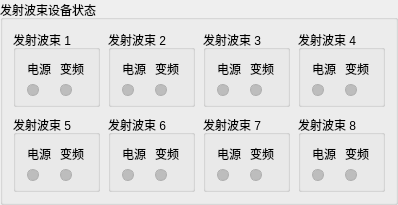
             <widget class="QGroupBox" name="gbTxBeamDeviceStatusPanel">
              <property name="title">
               <string>发射波束设备状态</string>
              </property>
              <layout class="QGridLayout" name="layoutTxBeamDeviceGrid">
               <property name="leftMargin">
                <number>10</number>
               </property>
               <property name="topMargin">
                <number>10</number>
               </property>
               <property name="rightMargin">
                <number>10</number>
               </property>
               <property name="bottomMargin">
                <number>10</number>
               </property>
               <property name="spacing">
                <number>8</number>
               </property>
               <item row="0" column="0">
                <widget class="QGroupBox" name="gbTxBeamDevice1">
                 <property name="title">
                  <string>发射波束 1</string>
                 </property>
                 <layout class="QGridLayout" name="layoutTxBeamDevice1">
                  <property name="leftMargin">
                   <number>8</number>
                  </property>
                  <property name="topMargin">
                   <number>10</number>
                  </property>
                  <property name="rightMargin">
                   <number>8</number>
                  </property>
                  <property name="bottomMargin">
                   <number>8</number>
                  </property>
                  <property name="spacing">
                   <number>6</number>
                  </property>
                  <item row="0" column="0">
                   <widget class="QLabel" name="lblTxBeam1Power">
                    <property name="text">
                     <string>电源</string>
                    </property>
                    <property name="alignment">
                     <set>Qt::AlignCenter</set>
                    </property>
                   </widget>
                  </item>
                  <item row="1" column="0">
                   <widget class="QLabel" name="ledTxBeam1Power">
                    <property name="minimumSize">
                     <size>
                      <width>12</width>
                      <height>12</height>
                     </size>
                    </property>
                    <property name="maximumSize">
                     <size>
                      <width>12</width>
                      <height>12</height>
                     </size>
                    </property>
                    <property name="styleSheet">
                     <string notr="true">background:#BDBDBD;border:1px solid #AFAFAF;border-radius:6px;</string>
                    </property>
                    <property name="text">
                     <string/>
                    </property>
                   </widget>
                  </item>
                  <item row="0" column="1">
                   <widget class="QLabel" name="lblTxBeam1Converter">
                    <property name="text">
                     <string>变频</string>
                    </property>
                    <property name="alignment">
                     <set>Qt::AlignCenter</set>
                    </property>
                   </widget>
                  </item>
                  <item row="1" column="1">
                   <widget class="QLabel" name="ledTxBeam1Converter">
                    <property name="minimumSize">
                     <size>
                      <width>12</width>
                      <height>12</height>
                     </size>
                    </property>
                    <property name="maximumSize">
                     <size>
                      <width>12</width>
                      <height>12</height>
                     </size>
                    </property>
                    <property name="styleSheet">
                     <string notr="true">background:#BDBDBD;border:1px solid #AFAFAF;border-radius:6px;</string>
                    </property>
                    <property name="text">
                     <string/>
                    </property>
                   </widget>
                  </item>
                 </layout>
                </widget>
               </item>
               <item row="0" column="1">
                <widget class="QGroupBox" name="gbTxBeamDevice2">
                 <property name="title">
                  <string>发射波束 2</string>
                 </property>
                 <layout class="QGridLayout" name="layoutTxBeamDevice2">
                  <property name="leftMargin">
                   <number>8</number>
                  </property>
                  <property name="topMargin">
                   <number>10</number>
                  </property>
                  <property name="rightMargin">
                   <number>8</number>
                  </property>
                  <property name="bottomMargin">
                   <number>8</number>
                  </property>
                  <property name="spacing">
                   <number>6</number>
                  </property>
                  <item row="0" column="0">
                   <widget class="QLabel" name="lblTxBeam2Power">
                    <property name="text">
                     <string>电源</string>
                    </property>
                    <property name="alignment">
                     <set>Qt::AlignCenter</set>
                    </property>
                   </widget>
                  </item>
                  <item row="1" column="0">
                   <widget class="QLabel" name="ledTxBeam2Power">
                    <property name="minimumSize">
                     <size>
                      <width>12</width>
                      <height>12</height>
                     </size>
                    </property>
                    <property name="maximumSize">
                     <size>
                      <width>12</width>
                      <height>12</height>
                     </size>
                    </property>
                    <property name="styleSheet">
                     <string notr="true">background:#BDBDBD;border:1px solid #AFAFAF;border-radius:6px;</string>
                    </property>
                    <property name="text">
                     <string/>
                    </property>
                   </widget>
                  </item>
                  <item row="0" column="1">
                   <widget class="QLabel" name="lblTxBeam2Converter">
                    <property name="text">
                     <string>变频</string>
                    </property>
                    <property name="alignment">
                     <set>Qt::AlignCenter</set>
                    </property>
                   </widget>
                  </item>
                  <item row="1" column="1">
                   <widget class="QLabel" name="ledTxBeam2Converter">
                    <property name="minimumSize">
                     <size>
                      <width>12</width>
                      <height>12</height>
                     </size>
                    </property>
                    <property name="maximumSize">
                     <size>
                      <width>12</width>
                      <height>12</height>
                     </size>
                    </property>
                    <property name="styleSheet">
                     <string notr="true">background:#BDBDBD;border:1px solid #AFAFAF;border-radius:6px;</string>
                    </property>
                    <property name="text">
                     <string/>
                    </property>
                   </widget>
                  </item>
                 </layout>
                </widget>
               </item>
               <item row="0" column="2">
                <widget class="QGroupBox" name="gbTxBeamDevice3">
                 <property name="title">
                  <string>发射波束 3</string>
                 </property>
                 <layout class="QGridLayout" name="layoutTxBeamDevice3">
                  <property name="leftMargin">
                   <number>8</number>
                  </property>
                  <property name="topMargin">
                   <number>10</number>
                  </property>
                  <property name="rightMargin">
                   <number>8</number>
                  </property>
                  <property name="bottomMargin">
                   <number>8</number>
                  </property>
                  <property name="spacing">
                   <number>6</number>
                  </property>
                  <item row="0" column="0">
                   <widget class="QLabel" name="lblTxBeam3Power">
                    <property name="text">
                     <string>电源</string>
                    </property>
                    <property name="alignment">
                     <set>Qt::AlignCenter</set>
                    </property>
                   </widget>
                  </item>
                  <item row="1" column="0">
                   <widget class="QLabel" name="ledTxBeam3Power">
                    <property name="minimumSize">
                     <size>
                      <width>12</width>
                      <height>12</height>
                     </size>
                    </property>
                    <property name="maximumSize">
                     <size>
                      <width>12</width>
                      <height>12</height>
                     </size>
                    </property>
                    <property name="styleSheet">
                     <string notr="true">background:#BDBDBD;border:1px solid #AFAFAF;border-radius:6px;</string>
                    </property>
                    <property name="text">
                     <string/>
                    </property>
                   </widget>
                  </item>
                  <item row="0" column="1">
                   <widget class="QLabel" name="lblTxBeam3Converter">
                    <property name="text">
                     <string>变频</string>
                    </property>
                    <property name="alignment">
                     <set>Qt::AlignCenter</set>
                    </property>
                   </widget>
                  </item>
                  <item row="1" column="1">
                   <widget class="QLabel" name="ledTxBeam3Converter">
                    <property name="minimumSize">
                     <size>
                      <width>12</width>
                      <height>12</height>
                     </size>
                    </property>
                    <property name="maximumSize">
                     <size>
                      <width>12</width>
                      <height>12</height>
                     </size>
                    </property>
                    <property name="styleSheet">
                     <string notr="true">background:#BDBDBD;border:1px solid #AFAFAF;border-radius:6px;</string>
                    </property>
                    <property name="text">
                     <string/>
                    </property>
                   </widget>
                  </item>
                 </layout>
                </widget>
               </item>
               <item row="0" column="3">
                <widget class="QGroupBox" name="gbTxBeamDevice4">
                 <property name="title">
                  <string>发射波束 4</string>
                 </property>
                 <layout class="QGridLayout" name="layoutTxBeamDevice4">
                  <property name="leftMargin">
                   <number>8</number>
                  </property>
                  <property name="topMargin">
                   <number>10</number>
                  </property>
                  <property name="rightMargin">
                   <number>8</number>
                  </property>
                  <property name="bottomMargin">
                   <number>8</number>
                  </property>
                  <property name="spacing">
                   <number>6</number>
                  </property>
                  <item row="0" column="0">
                   <widget class="QLabel" name="lblTxBeam4Power">
                    <property name="text">
                     <string>电源</string>
                    </property>
                    <property name="alignment">
                     <set>Qt::AlignCenter</set>
                    </property>
                   </widget>
                  </item>
                  <item row="1" column="0">
                   <widget class="QLabel" name="ledTxBeam4Power">
                    <property name="minimumSize">
                     <size>
                      <width>12</width>
                      <height>12</height>
                     </size>
                    </property>
                    <property name="maximumSize">
                     <size>
                      <width>12</width>
                      <height>12</height>
                     </size>
                    </property>
                    <property name="styleSheet">
                     <string notr="true">background:#BDBDBD;border:1px solid #AFAFAF;border-radius:6px;</string>
                    </property>
                    <property name="text">
                     <string/>
                    </property>
                   </widget>
                  </item>
                  <item row="0" column="1">
                   <widget class="QLabel" name="lblTxBeam4Converter">
                    <property name="text">
                     <string>变频</string>
                    </property>
                    <property name="alignment">
                     <set>Qt::AlignCenter</set>
                    </property>
                   </widget>
                  </item>
                  <item row="1" column="1">
                   <widget class="QLabel" name="ledTxBeam4Converter">
                    <property name="minimumSize">
                     <size>
                      <width>12</width>
                      <height>12</height>
                     </size>
                    </property>
                    <property name="maximumSize">
                     <size>
                      <width>12</width>
                      <height>12</height>
                     </size>
                    </property>
                    <property name="styleSheet">
                     <string notr="true">background:#BDBDBD;border:1px solid #AFAFAF;border-radius:6px;</string>
                    </property>
                    <property name="text">
                     <string/>
                    </property>
                   </widget>
                  </item>
                 </layout>
                </widget>
               </item>
               <item row="1" column="0">
                <widget class="QGroupBox" name="gbTxBeamDevice5">
                 <property name="title">
                  <string>发射波束 5</string>
                 </property>
                 <layout class="QGridLayout" name="layoutTxBeamDevice5">
                  <property name="leftMargin">
                   <number>8</number>
                  </property>
                  <property name="topMargin">
                   <number>10</number>
                  </property>
                  <property name="rightMargin">
                   <number>8</number>
                  </property>
                  <property name="bottomMargin">
                   <number>8</number>
                  </property>
                  <property name="spacing">
                   <number>6</number>
                  </property>
                  <item row="0" column="0">
                   <widget class="QLabel" name="lblTxBeam5Power">
                    <property name="text">
                     <string>电源</string>
                    </property>
                    <property name="alignment">
                     <set>Qt::AlignCenter</set>
                    </property>
                   </widget>
                  </item>
                  <item row="1" column="0">
                   <widget class="QLabel" name="ledTxBeam5Power">
                    <property name="minimumSize">
                     <size>
                      <width>12</width>
                      <height>12</height>
                     </size>
                    </property>
                    <property name="maximumSize">
                     <size>
                      <width>12</width>
                      <height>12</height>
                     </size>
                    </property>
                    <property name="styleSheet">
                     <string notr="true">background:#BDBDBD;border:1px solid #AFAFAF;border-radius:6px;</string>
                    </property>
                    <property name="text">
                     <string/>
                    </property>
                   </widget>
                  </item>
                  <item row="0" column="1">
                   <widget class="QLabel" name="lblTxBeam5Converter">
                    <property name="text">
                     <string>变频</string>
                    </property>
                    <property name="alignment">
                     <set>Qt::AlignCenter</set>
                    </property>
                   </widget>
                  </item>
                  <item row="1" column="1">
                   <widget class="QLabel" name="ledTxBeam5Converter">
                    <property name="minimumSize">
                     <size>
                      <width>12</width>
                      <height>12</height>
                     </size>
                    </property>
                    <property name="maximumSize">
                     <size>
                      <width>12</width>
                      <height>12</height>
                     </size>
                    </property>
                    <property name="styleSheet">
                     <string notr="true">background:#BDBDBD;border:1px solid #AFAFAF;border-radius:6px;</string>
                    </property>
                    <property name="text">
                     <string/>
                    </property>
                   </widget>
                  </item>
                 </layout>
                </widget>
               </item>
               <item row="1" column="1">
                <widget class="QGroupBox" name="gbTxBeamDevice6">
                 <property name="title">
                  <string>发射波束 6</string>
                 </property>
                 <layout class="QGridLayout" name="layoutTxBeamDevice6">
                  <property name="leftMargin">
                   <number>8</number>
                  </property>
                  <property name="topMargin">
                   <number>10</number>
                  </property>
                  <property name="rightMargin">
                   <number>8</number>
                  </property>
                  <property name="bottomMargin">
                   <number>8</number>
                  </property>
                  <property name="spacing">
                   <number>6</number>
                  </property>
                  <item row="0" column="0">
                   <widget class="QLabel" name="lblTxBeam6Power">
                    <property name="text">
                     <string>电源</string>
                    </property>
                    <property name="alignment">
                     <set>Qt::AlignCenter</set>
                    </property>
                   </widget>
                  </item>
                  <item row="1" column="0">
                   <widget class="QLabel" name="ledTxBeam6Power">
                    <property name="minimumSize">
                     <size>
                      <width>12</width>
                      <height>12</height>
                     </size>
                    </property>
                    <property name="maximumSize">
                     <size>
                      <width>12</width>
                      <height>12</height>
                     </size>
                    </property>
                    <property name="styleSheet">
                     <string notr="true">background:#BDBDBD;border:1px solid #AFAFAF;border-radius:6px;</string>
                    </property>
                    <property name="text">
                     <string/>
                    </property>
                   </widget>
                  </item>
                  <item row="0" column="1">
                   <widget class="QLabel" name="lblTxBeam6Converter">
                    <property name="text">
                     <string>变频</string>
                    </property>
                    <property name="alignment">
                     <set>Qt::AlignCenter</set>
                    </property>
                   </widget>
                  </item>
                  <item row="1" column="1">
                   <widget class="QLabel" name="ledTxBeam6Converter">
                    <property name="minimumSize">
                     <size>
                      <width>12</width>
                      <height>12</height>
                     </size>
                    </property>
                    <property name="maximumSize">
                     <size>
                      <width>12</width>
                      <height>12</height>
                     </size>
                    </property>
                    <property name="styleSheet">
                     <string notr="true">background:#BDBDBD;border:1px solid #AFAFAF;border-radius:6px;</string>
                    </property>
                    <property name="text">
                     <string/>
                    </property>
                   </widget>
                  </item>
                 </layout>
                </widget>
               </item>
               <item row="1" column="2">
                <widget class="QGroupBox" name="gbTxBeamDevice7">
                 <property name="title">
                  <string>发射波束 7</string>
                 </property>
                 <layout class="QGridLayout" name="layoutTxBeamDevice7">
                  <property name="leftMargin">
                   <number>8</number>
                  </property>
                  <property name="topMargin">
                   <number>10</number>
                  </property>
                  <property name="rightMargin">
                   <number>8</number>
                  </property>
                  <property name="bottomMargin">
                   <number>8</number>
                  </property>
                  <property name="spacing">
                   <number>6</number>
                  </property>
                  <item row="0" column="0">
                   <widget class="QLabel" name="lblTxBeam7Power">
                    <property name="text">
                     <string>电源</string>
                    </property>
                    <property name="alignment">
                     <set>Qt::AlignCenter</set>
                    </property>
                   </widget>
                  </item>
                  <item row="1" column="0">
                   <widget class="QLabel" name="ledTxBeam7Power">
                    <property name="minimumSize">
                     <size>
                      <width>12</width>
                      <height>12</height>
                     </size>
                    </property>
                    <property name="maximumSize">
                     <size>
                      <width>12</width>
                      <height>12</height>
                     </size>
                    </property>
                    <property name="styleSheet">
                     <string notr="true">background:#BDBDBD;border:1px solid #AFAFAF;border-radius:6px;</string>
                    </property>
                    <property name="text">
                     <string/>
                    </property>
                   </widget>
                  </item>
                  <item row="0" column="1">
                   <widget class="QLabel" name="lblTxBeam7Converter">
                    <property name="text">
                     <string>变频</string>
                    </property>
                    <property name="alignment">
                     <set>Qt::AlignCenter</set>
                    </property>
                   </widget>
                  </item>
                  <item row="1" column="1">
                   <widget class="QLabel" name="ledTxBeam7Converter">
                    <property name="minimumSize">
                     <size>
                      <width>12</width>
                      <height>12</height>
                     </size>
                    </property>
                    <property name="maximumSize">
                     <size>
                      <width>12</width>
                      <height>12</height>
                     </size>
                    </property>
                    <property name="styleSheet">
                     <string notr="true">background:#BDBDBD;border:1px solid #AFAFAF;border-radius:6px;</string>
                    </property>
                    <property name="text">
                     <string/>
                    </property>
                   </widget>
                  </item>
                 </layout>
                </widget>
               </item>
               <item row="1" column="3">
                <widget class="QGroupBox" name="gbTxBeamDevice8">
                 <property name="title">
                  <string>发射波束 8</string>
                 </property>
                 <layout class="QGridLayout" name="layoutTxBeamDevice8">
                  <property name="leftMargin">
                   <number>8</number>
                  </property>
                  <property name="topMargin">
                   <number>10</number>
                  </property>
                  <property name="rightMargin">
                   <number>8</number>
                  </property>
                  <property name="bottomMargin">
                   <number>8</number>
                  </property>
                  <property name="spacing">
                   <number>6</number>
                  </property>
                  <item row="0" column="0">
                   <widget class="QLabel" name="lblTxBeam8Power">
                    <property name="text">
                     <string>电源</string>
                    </property>
                    <property name="alignment">
                     <set>Qt::AlignCenter</set>
                    </property>
                   </widget>
                  </item>
                  <item row="1" column="0">
                   <widget class="QLabel" name="ledTxBeam8Power">
                    <property name="minimumSize">
                     <size>
                      <width>12</width>
                      <height>12</height>
                     </size>
                    </property>
                    <property name="maximumSize">
                     <size>
                      <width>12</width>
                      <height>12</height>
                     </size>
                    </property>
                    <property name="styleSheet">
                     <string notr="true">background:#BDBDBD;border:1px solid #AFAFAF;border-radius:6px;</string>
                    </property>
                    <property name="text">
                     <string/>
                    </property>
                   </widget>
                  </item>
                  <item row="0" column="1">
                   <widget class="QLabel" name="lblTxBeam8Converter">
                    <property name="text">
                     <string>变频</string>
                    </property>
                    <property name="alignment">
                     <set>Qt::AlignCenter</set>
                    </property>
                   </widget>
                  </item>
                  <item row="1" column="1">
                   <widget class="QLabel" name="ledTxBeam8Converter">
                    <property name="minimumSize">
                     <size>
                      <width>12</width>
                      <height>12</height>
                     </size>
                    </property>
                    <property name="maximumSize">
                     <size>
                      <width>12</width>
                      <height>12</height>
                     </size>
                    </property>
                    <property name="styleSheet">
                     <string notr="true">background:#BDBDBD;border:1px solid #AFAFAF;border-radius:6px;</string>
                    </property>
                    <property name="text">
                     <string/>
                    </property>
                   </widget>
                  </item>
                 </layout>
                </widget>
               </item>
              </layout>
             </widget>
